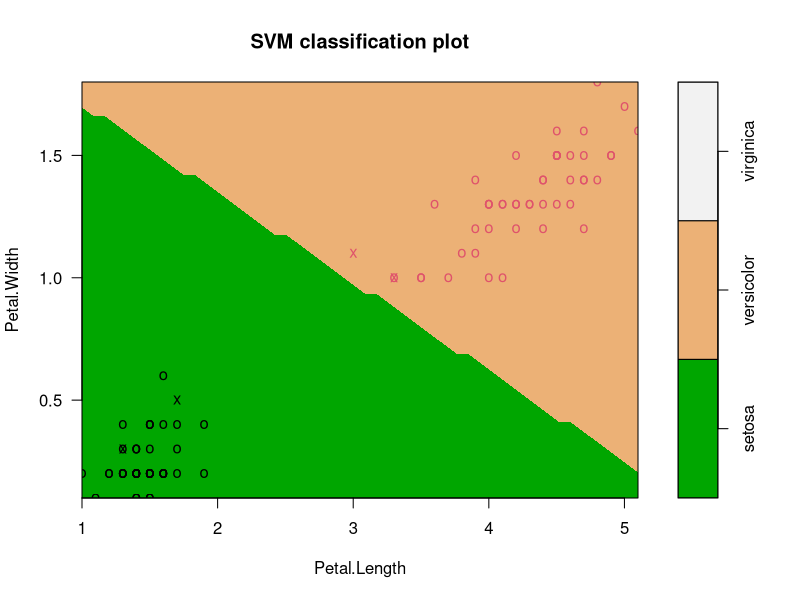
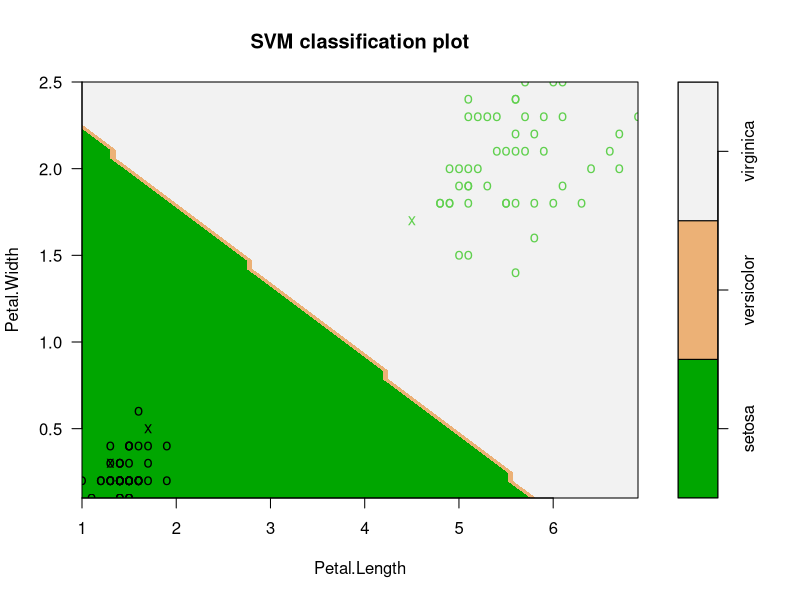
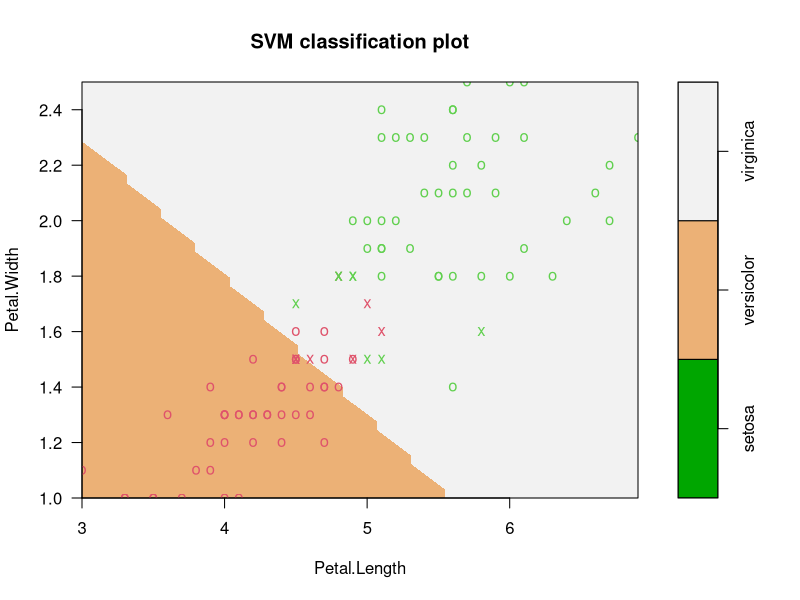

Write the R code that produced these figures, in order.
rm(list=ls())
if (!is.loaded('e1071')) library('e1071')
if (!is.loaded('MASS')) library('MASS')

data(iris)
X <- subset(iris, select = -Species)
y <- iris$Species

ind1 <- which(iris[, "Species"] == "setosa" | iris[, 'Species'] == "versicolor")
X1 <- X[ind1, ]
y1 <- y[ind1]
data1 <- cbind(X1, y1)

ind2 <- which(iris[, "Species"] == "setosa" | iris[, 'Species'] == "virginica")
X2 <- X[ind2, ]
y2 <- y[ind2]
data2 <- cbind(X2, y2)

ind3 <- which(iris[, "Species"] == "versicolor" | iris[, 'Species'] == "virginica")
X3 <- X[ind3, ]
y3 <- y[ind3]
data3 <- cbind(X3, y3)

model1 <- svm(y1 ~ ., data = data1, kernel = 'linear')
model2 <- svm(y2 ~ ., data = data2, kernel = 'linear')
model3 <- svm(y3 ~ ., data = data3, kernel = 'linear')

plot(model1, data1, Petal.Width ~ Petal.Length,
     slice = list(Sepal.Width = 3, Sepal.Length = 4),color.palette = terrain.colors)

plot(model2, data2, Petal.Width ~ Petal.Length,
     slice = list(Sepal.Width = 3, Sepal.Length = 4),color.palette = terrain.colors)

plot(model3, data3, Petal.Width ~ Petal.Length,
     slice = list(Sepal.Width = 3, Sepal.Length = 4),color.palette = terrain.colors)

predict1 <- predict(model1, subset(data1, select = -y1))
table(predict1)
coef1 <- model1$coefs

predict2 <- predict(model2, subset(data2, select = -y2))
table(predict2)
coef2 <- model2$coefs

predict3 <- predict(model3, subset(data3, select = -y3))
table(predict3)
coef3 <- model3$coefs
